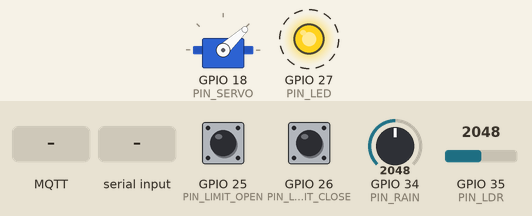
Simulated run of this program. Board: ESP32. Shown: servo, output pins drawn as LEDs (lit = HIGH). Dashed ring = blinking. Inputs (shaded band) come from the test bench; at power-on: GPIO 26 (PIN_LIMIT_CLOSE) HIGH, GPIO 25 (PIN_LIMIT_OPEN) HIGH, GPIO 34 (PIN_RAIN) = 2048, GPIO 35 (PIN_LDR) = 2048 (analog values on the 0–4095 scale). WiFi joins after 1.5 s; servers stay silent unless stated; uploads are accepted with an empty reply; random numbers use the default seed unless the program sets one; no MQTT or app messages arrive unless stated; what the program prints to the serial monitor is not drawn.

Above: at 1.2 s.
1.3 s: GPIO 26 (PIN_LIMIT_CLOSE) driven LOW
3.3 s: GPIO 25 (PIN_LIMIT_OPEN) driven LOW
At 3.48 s:
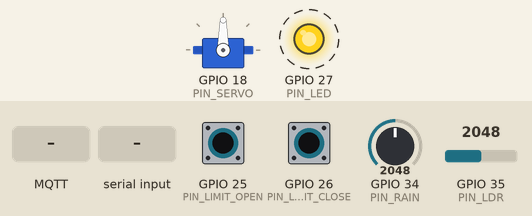
6.4 s: MQTT message "open" arrives on the first subscribed topic
At 6.76 s:
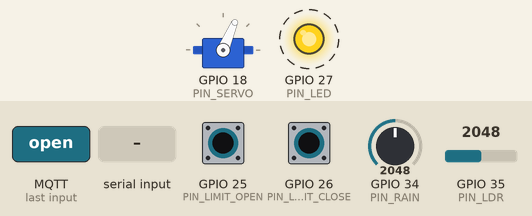
At 7.92 s:
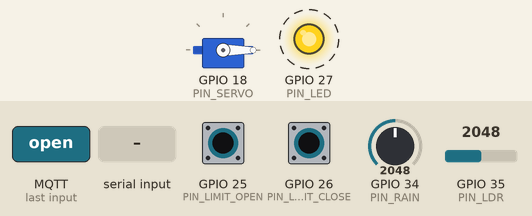
9.5 s: "c\n" received over Serial
At 10.15 s:
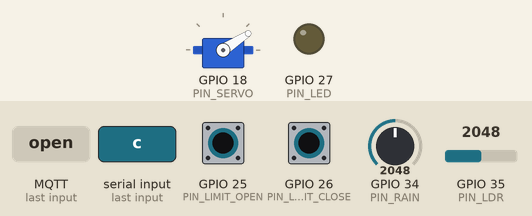
12.6 s: GPIO 34 (PIN_RAIN) set to 1066
15.7 s: GPIO 34 (PIN_RAIN) set to 946
Timing chart, 0 to 19.8 s (numbered marks = the images above; inputs shaded):
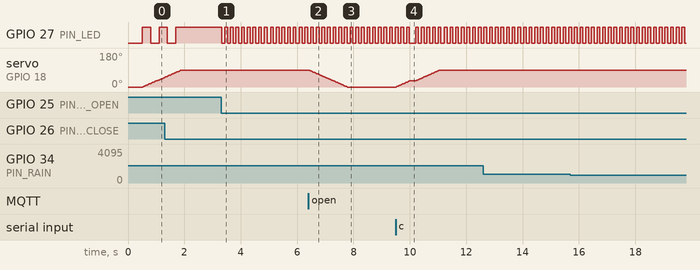

The program:

main.cpp
```cpp
#include <Arduino.h>
#include <WiFi.h>
#include <HTTPClient.h>
#include <PubSubClient.h>
#include <ESP32Servo.h>
#include <ArduinoJson.h>
#include <esp_random.h>

// ===================== Pemetaan GPIO =====================
const uint8_t PIN_RAIN        = 34;  // Potensiometer (simulasi sensor hujan), ADC1
const uint8_t PIN_LDR         = 35;  // Photoresistor, ADC1
const uint8_t PIN_SERVO       = 18;  // Servo SG90
const uint8_t PIN_LIMIT_OPEN  = 25;  // Pushbutton hijau: limit terbuka
const uint8_t PIN_LIMIT_CLOSE = 26;  // Pushbutton merah: limit tertutup
const uint8_t PIN_LED         = 27;  // LED indikator status

// ===================== Identitas perangkat =====================
const char* DEVICE_ID = "fishslide-node01";

// ===================== Konfigurasi jaringan =====================
const char* WIFI_SSID    = "Wokwi-GUEST";   // Jaringan simulasi Wokwi
const char* WIFI_PASS    = "";
const int   WIFI_CHANNEL = 6;

const char*    MQTT_HOST = "broker.hivemq.com";  // Broker publik (hanya untuk uji)
const uint16_t MQTT_PORT = 1883;
// Topik resmi Kelompok 16
const char* TOPIC_PREFIX = "unib/fishslide/kelompok16/node01";

// Penerima uji HTTP; nanti diganti ke backend-api (Tahap 8)
const char* HTTP_URL = "http://httpbin.org/post";

const unsigned long WIFI_RETRY_MS = 15000;
const unsigned long MQTT_RETRY_MS = 5000;
const unsigned long HTTP_INTERVAL_MS = 10000;

// ===================== Konfigurasi sensor =====================
const int ADC_MAX = 4095;
// Ubah ke false jika saat uji ternyata terang membuat nilai ADC NAIK
const bool LDR_TERANG_NILAI_RENDAH = true;

// ===================== Ambang logika otomatis =====================
const int RAIN_ON_PCT     = 30;
const int RAIN_OFF_PCT    = 20;
const int LIGHT_OPEN_PCT  = 40;
const unsigned long RAIN_CLEAR_MS = 5000;  // Simulasi; alat nyata: beberapa menit

// ===================== Konfigurasi waktu dan servo =====================
const unsigned long INTERVAL_SENSOR_MS    = 500;
const unsigned long INTERVAL_TELEMETRI_MS = 1000;
const unsigned long INTERVAL_SERVO_MS     = 15;
const unsigned long DEBOUNCE_MS           = 30;
const unsigned long LIMIT_TIMEOUT_MS      = 8000;
const int SERVO_ANGLE_OPEN   = 0;
const int SERVO_ANGLE_CLOSED = 90;

// ===================== Status sistem =====================
enum StatusPenutup { ST_BERGERAK, ST_TERBUKA, ST_TERTUTUP, ST_FAULT };

const char* namaStatus(StatusPenutup s) {
  switch (s) {
    case ST_BERGERAK: return "MOVING";
    case ST_TERBUKA:  return "OPEN";
    case ST_TERTUTUP: return "CLOSED";
    default:          return "FAULT";
  }
}

// Tombol dengan debounce (aktif LOW karena INPUT_PULLUP)
struct Tombol {
  uint8_t pin;
  bool rawTerakhir;
  bool stabil;            // true = sedang ditekan
  unsigned long tUbah;
};

Tombol limitBuka  = { PIN_LIMIT_OPEN,  false, false, 0 };
Tombol limitTutup = { PIN_LIMIT_CLOSE, false, false, 0 };

void updateTombol(Tombol& t, unsigned long now) {
  bool raw = (digitalRead(t.pin) == LOW);
  if (raw != t.rawTerakhir) {
    t.rawTerakhir = raw;
    t.tUbah = now;
  }
  if (now - t.tUbah >= DEBOUNCE_MS) {
    t.stabil = raw;
  }
}

// ===================== Variabel =====================
Servo penutup;
int servoAngle  = SERVO_ANGLE_OPEN;
int servoTarget = SERVO_ANGLE_OPEN;
unsigned long tSensorTerakhir    = 0;
unsigned long tTelemetriTerakhir = 0;
unsigned long tServoTerakhir     = 0;
unsigned long tLedTerakhir       = 0;

bool modeOtomatis    = true;
bool hujanTerdeteksi = false;
bool redaAktif       = false;
unsigned long tRedaMulai = 0;

StatusPenutup status = ST_TERBUKA;
StatusPenutup statusSebelumnya = ST_TERBUKA;
bool terkonfirmasi = true;
bool sudahTiba = true;
unsigned long tTiba = 0;
bool ledState = false;

int rainRaw = 0, ldrRaw = 0;
int rainPct = 0, terangPct = 0;
unsigned long nomorPaket = 0;

// Jaringan
WiFiClient wifiClient;
PubSubClient mqtt(wifiClient);
bool wifiTerhubung = false;
bool mqttTerhubung = false;
unsigned long tWifiCoba = 0;
unsigned long tMqttCoba = 0;
unsigned long tHttpTerakhir = 0;
char clientId[32];
char topicTelemetry[64], topicEvent[64], topicStatus[64], topicCmd[64];
char jsonTelemetri[512] = "";   // Telemetri terakhir, dipakai juga oleh HTTP POST

// ===================== Keluaran JSON =====================
// Event: tampil di Serial dan dipublikasikan ke MQTT (jika terhubung)
void keluarkanEvent(JsonDocument& doc) {
  char buf[256];
  serializeJson(doc, buf, sizeof(buf));
  Serial.println(buf);
  if (mqtt.connected()) mqtt.publish(topicEvent, buf);
}

// Field "detail" boleh nullptr
void kirimEvent(const char* event, const char* detail) {
  JsonDocument doc;
  doc["device_id"] = DEVICE_ID;
  doc["type"] = "event";
  doc["uptime_ms"] = millis();
  doc["event"] = event;
  if (detail) doc["detail"] = detail;
  keluarkanEvent(doc);
}

void kirimStatusChange(StatusPenutup dari, StatusPenutup ke, unsigned long now) {
  JsonDocument doc;
  doc["device_id"] = DEVICE_ID;
  doc["type"] = "event";
  doc["uptime_ms"] = now;
  doc["event"] = "status_change";
  doc["from"] = namaStatus(dari);
  doc["to"] = namaStatus(ke);
  keluarkanEvent(doc);
}

void kirimTelemetri() {
  JsonDocument doc;
  doc["device_id"] = DEVICE_ID;
  doc["type"] = "telemetry";
  doc["seq"] = ++nomorPaket;
  doc["uptime_ms"] = millis();
  doc["mode"] = modeOtomatis ? "AUTO" : "MANUAL";

  JsonObject sensor = doc["sensor"].to<JsonObject>();
  sensor["rain_raw"]  = rainRaw;
  sensor["rain_pct"]  = rainPct;
  sensor["ldr_raw"]   = ldrRaw;
  sensor["light_pct"] = terangPct;
  sensor["raining"]   = hujanTerdeteksi;

  JsonObject cover = doc["cover"].to<JsonObject>();
  cover["status"]       = namaStatus(status);
  cover["servo_angle"]  = servoAngle;
  cover["servo_target"] = servoTarget;
  cover["limit_open"]   = limitBuka.stabil;
  cover["limit_closed"] = limitTutup.stabil;

  serializeJson(doc, jsonTelemetri, sizeof(jsonTelemetri));
  Serial.println(jsonTelemetri);
  if (mqtt.connected()) mqtt.publish(topicTelemetry, jsonTelemetri);
}

// ===================== Servo =====================
void setTarget(int sudut, const char* alasan) {
  if (servoTarget == sudut) return;
  servoTarget = sudut;
  terkonfirmasi = false;
  sudahTiba = false;
  kirimEvent(sudut == SERVO_ANGLE_CLOSED ? "cover_close" : "cover_open", alasan);
}

void updateServo() {
  if (servoAngle == servoTarget) return;
  servoAngle += (servoTarget > servoAngle) ? 1 : -1;
  penutup.write(servoAngle);
}

// ===================== Perintah (Serial dan MQTT) =====================
void jalankanPerintah(char cmd, const char* sumber) {
  if (cmd == 'a') {
    modeOtomatis = true;
    kirimEvent("mode_change", "AUTO");
  } else if (cmd == 'o') {
    modeOtomatis = false;
    kirimEvent("mode_change", "MANUAL");
    if (status == ST_FAULT && servoTarget == SERVO_ANGLE_OPEN) {
      sudahTiba = false;
      terkonfirmasi = false;
      status = ST_BERGERAK;
      kirimEvent("fault_retry", "open");
    } else {
      setTarget(SERVO_ANGLE_OPEN, sumber);
    }
  } else if (cmd == 'c') {
    modeOtomatis = false;
    kirimEvent("mode_change", "MANUAL");
    if (status == ST_FAULT && servoTarget == SERVO_ANGLE_CLOSED) {
      sudahTiba = false;
      terkonfirmasi = false;
      status = ST_BERGERAK;
      kirimEvent("fault_retry", "close");
    } else {
      setTarget(SERVO_ANGLE_CLOSED, sumber);
    }
  }
}

void tampilkanMenuSerial() {
  Serial.println(F("\n--- [Menu Perintah FishSlide] ---"));
  Serial.println(F("  o / O : Buka penutup (Mode Manual)"));
  Serial.println(F("  c / C : Tutup penutup (Mode Manual)"));
  Serial.println(F("  a / A : Kembalikan ke Mode Otomatis"));
  Serial.println(F("  ? / h : Tampilkan bantuan ini"));
  Serial.println(F("---------------------------------\n"));
}

void bacaPerintahSerial() {
  while (Serial.available() > 0) {
    char cmd = tolower(Serial.read());
    if (cmd == '\r' || cmd == '\n' || cmd == ' ') continue;
    if (cmd == '?' || cmd == 'h') {
      tampilkanMenuSerial();
    } else {
      jalankanPerintah(cmd, "serial_command");
    }
  }
}

// Dipanggil PubSubClient saat ada pesan di topik cmd
void onMqttMessage(char* topic, byte* payload, unsigned int len) {
  char buf[24];
  if (len >= sizeof(buf)) len = sizeof(buf) - 1;
  memcpy(buf, payload, len);
  buf[len] = '\0';

  // Hapus karakter whitespace/newline di akhir pesan
  while (len > 0 && (buf[len - 1] == '\r' || buf[len - 1] == '\n' || buf[len - 1] == ' ' || buf[len - 1] == '\t')) {
    buf[--len] = '\0';
  }

  // Lewati whitespace di awal pesan
  char* msg = buf;
  while (*msg == ' ' || *msg == '\t' || *msg == '\r' || *msg == '\n') {
    msg++;
  }

  // Konversi pesan ke huruf kecil
  for (char* p = msg; *p; p++) {
    *p = tolower((unsigned char)*p);
  }

  if (strcmp(msg, "open") == 0 || strcmp(msg, "o") == 0)            jalankanPerintah('o', "mqtt_command");
  else if (strcmp(msg, "close") == 0 || strcmp(msg, "c") == 0)      jalankanPerintah('c', "mqtt_command");
  else if (strcmp(msg, "auto") == 0 || strcmp(msg, "a") == 0)       jalankanPerintah('a', "mqtt_command");
  else kirimEvent("mqtt_cmd_ignored", msg);
}

// ===================== Logika otomatis =====================
void evaluasiOtomatis(unsigned long now) {
  if (rainPct >= RAIN_ON_PCT) {
    hujanTerdeteksi = true;
    redaAktif = false;
    setTarget(SERVO_ANGLE_CLOSED, "rain_detected");
    return;
  }

  if (hujanTerdeteksi) {
    if (rainPct <= RAIN_OFF_PCT) {
      if (!redaAktif) {
        redaAktif = true;
        tRedaMulai = now;
        kirimEvent("rain_easing", "waiting_confirmation");
      }
      if (now - tRedaMulai >= RAIN_CLEAR_MS) {
        hujanTerdeteksi = false;
        redaAktif = false;
        kirimEvent("rain_stopped", nullptr);
      }
    } else {
      redaAktif = false;
    }
  }

  if (!hujanTerdeteksi && terangPct >= LIGHT_OPEN_PCT) {
    setTarget(SERVO_ANGLE_OPEN, "rain_stopped_and_bright");
  }
}

// ===================== Status berdasarkan limit switch =====================
void updateStatus(unsigned long now) {
  if (limitBuka.stabil && limitTutup.stabil) {
    status = ST_FAULT;
    return;
  }

  if (servoAngle != servoTarget) {
    status = ST_BERGERAK;
    sudahTiba = false;
    return;
  }

  if (!sudahTiba) {
    sudahTiba = true;
    tTiba = now;
  }

  bool limitTarget = (servoTarget == SERVO_ANGLE_CLOSED) ? limitTutup.stabil
                                                         : limitBuka.stabil;
  if (limitTarget) terkonfirmasi = true;

  if (terkonfirmasi) {
    status = (servoTarget == SERVO_ANGLE_CLOSED) ? ST_TERTUTUP : ST_TERBUKA;
  } else if (now - tTiba >= LIMIT_TIMEOUT_MS) {
    status = ST_FAULT;
  } else {
    status = ST_BERGERAK;
  }
}

// ===================== LED non-blocking =====================
void updateLed(unsigned long now) {
  switch (status) {
    case ST_TERBUKA:
      digitalWrite(PIN_LED, LOW);
      ledState = false;
      break;
    case ST_TERTUTUP:
      digitalWrite(PIN_LED, HIGH);
      ledState = true;
      break;
    default: {
      unsigned long periode = (status == ST_FAULT) ? 100 : 300;
      if (now - tLedTerakhir >= periode) {
        tLedTerakhir = now;
        ledState = !ledState;
        digitalWrite(PIN_LED, ledState);
      }
    }
  }
}

// ===================== Pembacaan sensor =====================
void prosesSensor(unsigned long now) {
  rainRaw = analogRead(PIN_RAIN);
  ldrRaw  = analogRead(PIN_LDR);
  rainPct = constrain(map(rainRaw, 0, ADC_MAX, 0, 100), 0, 100);
  int ldrPct = constrain(map(ldrRaw, 0, ADC_MAX, 0, 100), 0, 100);
  terangPct = constrain(LDR_TERANG_NILAI_RENDAH ? (100 - ldrPct) : ldrPct, 0, 100);

  if (modeOtomatis) evaluasiOtomatis(now);
}

// ===================== Wi-Fi =====================
void updateWifi(unsigned long now) {
  if (WiFi.status() == WL_CONNECTED) {
    if (!wifiTerhubung) {
      wifiTerhubung = true;
      kirimEvent("wifi_connected", WiFi.localIP().toString().c_str());
    }
    return;
  }

  if (wifiTerhubung) {
    wifiTerhubung = false;
    kirimEvent("wifi_lost", nullptr);
  }
  // Coba sambung ulang secara berkala
  if (now - tWifiCoba >= WIFI_RETRY_MS) {
    tWifiCoba = now;
    WiFi.disconnect();
    if (strcmp(WIFI_SSID, "Wokwi-GUEST") == 0) {
      WiFi.begin(WIFI_SSID, WIFI_PASS, WIFI_CHANNEL);
    } else {
      WiFi.begin(WIFI_SSID, WIFI_PASS);
    }
  }
}

// ===================== MQTT =====================
void updateMqtt(unsigned long now) {
  if (WiFi.status() != WL_CONNECTED) return;

  if (mqtt.connected()) {
    mqtt.loop();
    return;
  }

  if (mqttTerhubung) {
    mqttTerhubung = false;
    kirimEvent("mqtt_lost", nullptr);
  }
  if (now - tMqttCoba < MQTT_RETRY_MS) return;
  tMqttCoba = now;

  // Last Will: broker menerbitkan "offline" jika perangkat putus tiba-tiba
  bool ok = mqtt.connect(clientId, nullptr, nullptr,
                         topicStatus, 1, true, "offline");
  if (ok) {
    mqttTerhubung = true;
    mqtt.publish(topicStatus, "online", true);   // retained
    mqtt.subscribe(topicCmd);
    kirimEvent("mqtt_connected", MQTT_HOST);
  } else {
    char d[16];
    snprintf(d, sizeof(d), "rc=%d", mqtt.state());
    kirimEvent("mqtt_failed", d);
  }
}

// ===================== HTTP POST =====================
// Catatan: pemanggilan HTTPClient bersifat synchronous/blocking
void kirimHttp() {
  if (WiFi.status() != WL_CONNECTED || jsonTelemetri[0] == '\0') return;

  // Hindari blocking HTTP saat servo sedang aktif bergerak agar pergerakan tetap mulus
  if (status == ST_BERGERAK) return;

  HTTPClient http;
  http.setConnectTimeout(1500);
  http.setTimeout(1500);
  http.begin(HTTP_URL);
  http.addHeader("Content-Type", "application/json");
  int code = http.POST((uint8_t*)jsonTelemetri, strlen(jsonTelemetri));
  http.end();

  char d[24];
  snprintf(d, sizeof(d), "code=%d", code);
  kirimEvent("http_post", d);
}

void setup() {
  Serial.begin(115200);
  analogReadResolution(12);

  pinMode(PIN_LIMIT_OPEN,  INPUT_PULLUP);
  pinMode(PIN_LIMIT_CLOSE, INPUT_PULLUP);
  pinMode(PIN_LED, OUTPUT);
  digitalWrite(PIN_LED, LOW);

  ESP32PWM::allocateTimer(0);
  penutup.setPeriodHertz(50);
  penutup.attach(PIN_SERVO, 500, 2400);
  penutup.write(servoAngle);

  // Susun nama topik dan Client ID unik
  snprintf(topicTelemetry, sizeof(topicTelemetry), "%s/telemetry", TOPIC_PREFIX);
  snprintf(topicEvent,     sizeof(topicEvent),     "%s/event",     TOPIC_PREFIX);
  snprintf(topicStatus,    sizeof(topicStatus),    "%s/status",    TOPIC_PREFIX);
  snprintf(topicCmd,       sizeof(topicCmd),       "%s/cmd",       TOPIC_PREFIX);
  snprintf(clientId, sizeof(clientId), "fishslide-%08lx", (unsigned long)esp_random());

  mqtt.setServer(MQTT_HOST, MQTT_PORT);
  mqtt.setCallback(onMqttMessage);
  mqtt.setBufferSize(512);
  mqtt.setSocketTimeout(3);

  WiFi.mode(WIFI_STA);
  if (strcmp(WIFI_SSID, "Wokwi-GUEST") == 0) {
    WiFi.begin(WIFI_SSID, WIFI_PASS, WIFI_CHANNEL);
  } else {
    WiFi.begin(WIFI_SSID, WIFI_PASS);
  }
  tWifiCoba = millis();

  kirimEvent("boot", "FishSlide Kelompok 16: MQTT dan HTTP");
}

void loop() {
  unsigned long now = millis();

  updateTombol(limitBuka, now);
  updateTombol(limitTutup, now);

  if (now - tSensorTerakhir >= INTERVAL_SENSOR_MS) {
    tSensorTerakhir = now;
    prosesSensor(now);
  }

  if (now - tServoTerakhir >= INTERVAL_SERVO_MS) {
    tServoTerakhir = now;
    updateServo();
  }

  updateStatus(now);
  updateLed(now);

  if (status != statusSebelumnya) {
    kirimStatusChange(statusSebelumnya, status, now);
    statusSebelumnya = status;
  }

  updateWifi(now);
  updateMqtt(now);

  if (now - tTelemetriTerakhir >= INTERVAL_TELEMETRI_MS) {
    tTelemetriTerakhir = now;
    kirimTelemetri();
  }

  if (now - tHttpTerakhir >= HTTP_INTERVAL_MS) {
    tHttpTerakhir = now;
    kirimHttp();
  }

  bacaPerintahSerial();
}
```

Measured:
- after the input at 3.3 s, GPIO 27 (PIN_LED): alternates HIGH for 0.10 s and LOW for 0.10 s, starting at once
- after the input at 6.4 s, servo on GPIO 18 (PIN_SERVO): moves from 90° to 0° over 1.4 s, starting at once
- after the input at 9.5 s, servo on GPIO 18 (PIN_SERVO): moves from 0° to 90° over 1.5 s, starting at once
